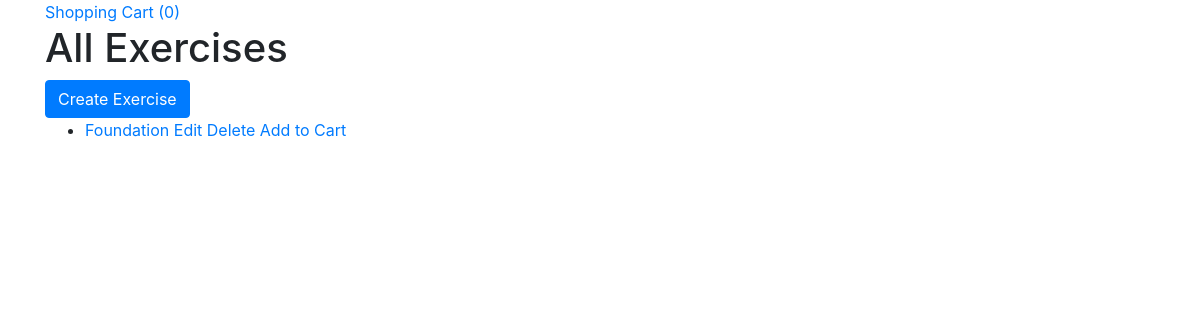
Page /products/exercise/ on the earlier database version.
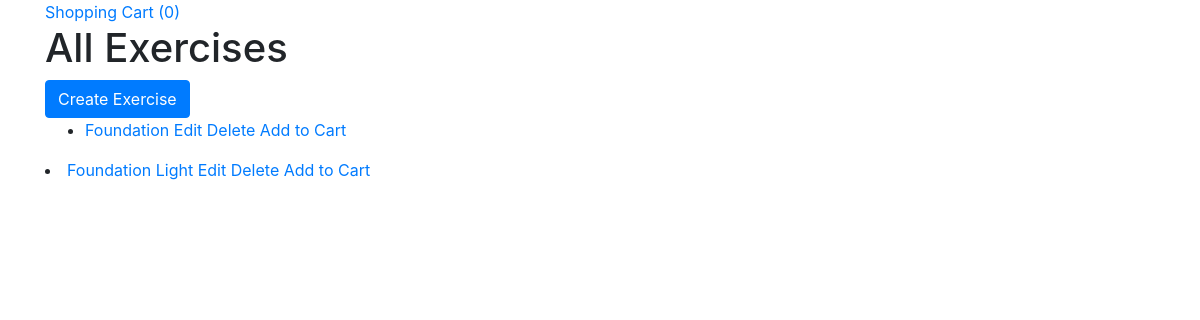
Same page on the later database version.
### products/models.py (models this page shows, shortened)
class Exercise(models.Model):
    title = models.CharField(blank=False, max_length=255)
    description = models.CharField(blank=False, max_length=255)
    price = models.PositiveIntegerField(blank=False)
    exercise_type = models.ForeignKey(ExerciseType, on_delete=models.CASCADE)
    cover = CloudinaryField()

### products/views.py (the view)
# urls.py: path("exercise/", products.views.show_exercise,
def show_exercise(request):
    all_exercises = Exercise.objects.all()
    return render(request, "products/show_exercise.template.html", {
        "all_exercises": all_exercises
    })

### cart/contexts.py (called while the page is built)
def cart_contents(request):
    cart = request.session.get("shopping_cart", {})
    mealplan_cart = request.session.get("mealplan_shopping_cart", {})
    return {
        "cart": cart,
        "mealplan_cart": mealplan_cart,
        "number_of_items": int(len(cart) + len(mealplan_cart))
    }

### products/templates/products/show_exercise.template.html (shortened to what this page needs)
{% extends 'base.template.html'%}
{% load cloudinary %}
{% block content %}
    <h1>All Exercises</h1>
        <a class="btn btn-primary" href="{% url 'create_exercise_route' %}">Create Exercise</a>
        <ul>
            {% for each_exercise in all_exercises %}
            <li>
                <a href="{% url 'exercise_details_route' exercise_id=each_exercise.id %}">{{each_exercise.title}}</a>
                <a href="{% url 'update_exercise_route' exercise_id=each_exercise.id%}">Edit</a>
                <a href="{% url 'delete_exercise_route' exercise_id=each_exercise.id%}">Delete</a>
                <a href="{% url 'add_to_exercise_cart_route' exercise_id=each_exercise.id%}">Add to Cart</a>
            </li>
        </ul>
	{% endfor %}
{% endblock %}

Differences in the rows shown:
added Exercise: title "Foundation Light"
